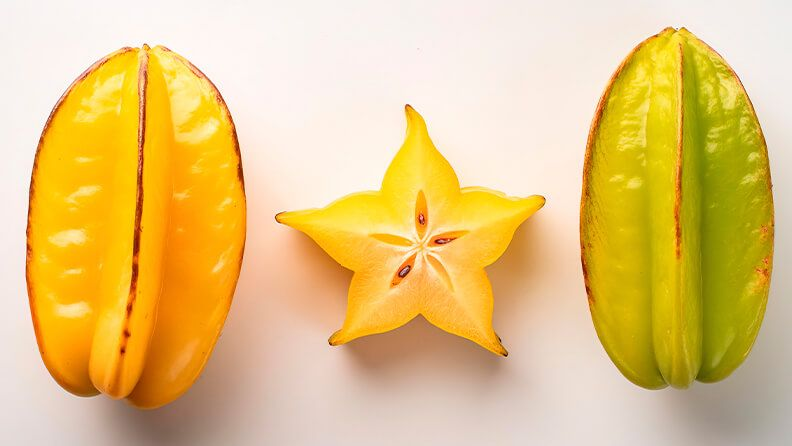
#> input picture frutas_verduras/web_carambola2_c5cf8b99bd.jpg, 792 x 446 px; its folder holds 5 pictures in this run
$ jupyter execute --allow-errors main.ipynb   (older library calls are emulated)
#> lines starting #> are read from the running program, lines starting #| are printed output that depends on the picture
[cell 1]
import pandas as pd
import numpy as np
from sklearn.svm import SVC
from sklearn.ensemble import RandomForestClassifier
from sklearn.model_selection import train_test_split
from sklearn.preprocessing import StandardScaler
from sklearn.metrics import accuracy_score, classification_report, confusion_matrix
import cv2
from pathlib import Path
import os
from glob import glob
import seaborn as sns
import matplotlib.pyplot as plt
import warnings
warnings.filterwarnings('ignore')

[cell 2]
# Define the dataset path
dataset_path = Path('./fruits-360')
train_path = dataset_path / 'Training'
test_path = dataset_path / 'Test'

# Define which classes are vegetables (to create binary classification)
vegetables = vegetables = verduras = [
    'turnip',
    'raddish',
    'bell pepper',
    'capsicum',
    'Eggplant long 1',
    'Carrot 1',
    'Cabbage white 1',
    'onion',
    'cauliflower',
    'potato',
    'jalepeno',
    'sweetcorn',
    'Zucchini 1',
    'cucumber',
    'Tomato Heart 1',
    'paprika',
    'Onion Red 1',
    'Potato Red 1',
    'Onion White 1',
    'Cauliflower 1',
    'Potato White 1',
    'cabbage',
    'beetroot',
    'Kohlrabi 1',
    'eggplant',
    'Onion Red Peeled 1',
    'Potato Red Washed 1',
    'corn',
    'garlic',
    'carrot',
    'Pepper Green 1',
    'Cucumber Ripe 1',
    'Pepper Orange 1',
    'spinach',
    'lettuce'
]


print(f"Training path exists: {train_path.exists()}")
print(f"Test path exists: {test_path.exists()}")

[cell 3]
def extract_features(image_path):
#> called with image_path = 'web_carambola2_c5cf8b99bd.jpg'
    img = cv2.imread(str(image_path))
#> img is the input picture: shape (446, 792, 3); mean B, G, R 124.9, 196.5, 229
    if img is None:
        return None

    img = cv2.resize(img, (100, 100))
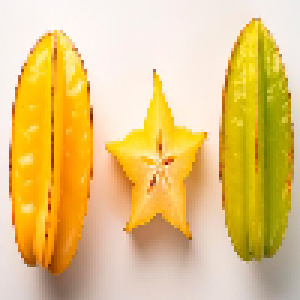
#> img: shape (100, 100, 3) (shown 3 times larger); mean B, G, R 124.6, 196.2, 228.8
    img_rgb = cv2.cvtColor(img, cv2.COLOR_BGR2RGB)

    img_hsv = cv2.cvtColor(img, cv2.COLOR_BGR2HSV)
#> img_hsv: shape (100, 100, 3); mean H, S, V 16.8, 119.5, 228.9
    img_gray = cv2.cvtColor(img, cv2.COLOR_BGR2GRAY)
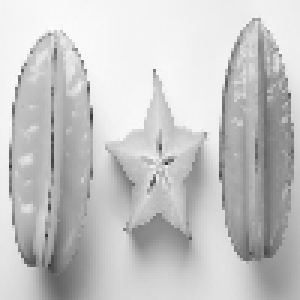
#> img_gray: shape (100, 100) (shown 3 times larger); min 57, max 253, mean 197.8

    features = []

    for i in range(3):
        features.append(np.mean(img_rgb[:, :, i]))
        features.append(np.std(img_rgb[:, :, i]))
        features.append(np.mean(img_rgb[:, :, i]**3) ** (1/3))
#> after the loop, features = [228.8, 32.11, 5.27, 196.2, 40.27, 4.76, 124.6, 96.97, 4.52]

    for i in range(3):
        features.append(np.mean(img_hsv[:, :, i]))
        features.append(np.std(img_hsv[:, :, i]))
#> after the loop, features = [228.8, 32.11, 5.27, 196.2, 40.27, 4.76, 124.6, 96.97, 4.52, 16.77, 11.19, 119.5, 102.2, 228.9, 31.98]

    for i in range(3):
        hist = cv2.calcHist([img_rgb], [i], None, [8], [0, 256])
        features.extend(hist.flatten())
#> this loop made 3 passes
#> hist on passes 1 to 3: [0, 0, 3, 61, 424, 1043, 1513, 6956], [2, 27, 107, 463, 1341, 2310, 2554, 3196], [3177, 533, 539, 445, 670, 744, 1149, 2743]
#> after the loop, features = 39 values, max 6956 at index 22, min 0 at index 15, mean 801.1

    grad_x = cv2.Sobel(img_gray, cv2.CV_64F, 1, 0, ksize=3)
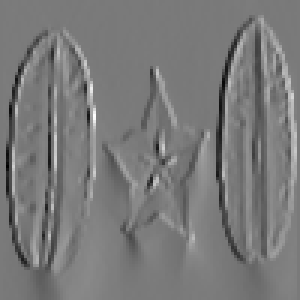
#> grad_x: shape (100, 100) float64 (shown 3 times larger); min -603, max 652, mean -2.4; drawn with min black and max white
    grad_y = cv2.Sobel(img_gray, cv2.CV_64F, 0, 1, ksize=3)
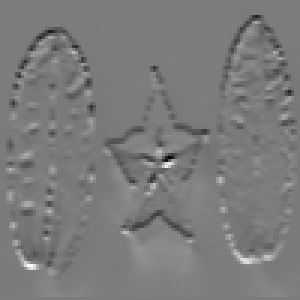
#> grad_y: shape (100, 100) float64 (shown 3 times larger); min -427, max 447, mean -3.9; drawn with min black and max white

    gradient_magnitude = np.sqrt(grad_x**2 + grad_y**2)
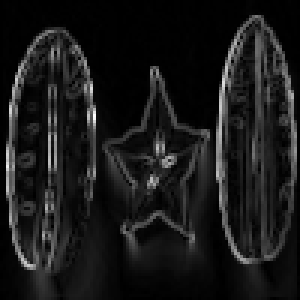
#> gradient_magnitude: shape (100, 100) float64 (shown 3 times larger); min 0, max 653.2, mean 65.3; drawn with min black and max white
    features.append(np.mean(gradient_magnitude))
    features.append(np.std(gradient_magnitude))

    laplacian_var = cv2.Laplacian(img_gray, cv2.CV_64F).var()
#> laplacian_var = 1748.2
    features.append(laplacian_var)

    h, w = img.shape[:2]
#> h = 100; w = 100
    features.append(h / w)

    features.append(h * w)

    edges = cv2.Canny(img_gray, 50, 150)
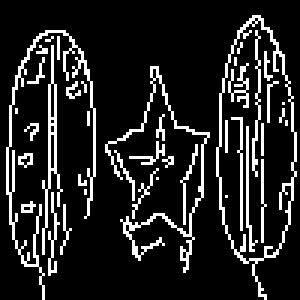
#> edges: shape (100, 100) (shown 3 times larger); 13.9% white in thin lines or dots
    edge_pixels = np.sum(edges > 0)
#> edge_pixels = 1394
    features.append(edge_pixels)
    features.append(edge_pixels / (h * w))

    features.append(np.mean(img_gray))
    features.append(np.std(img_gray))

    median_val = np.median(img_gray)
#> median_val = 200
    features.append(np.sum(img_gray > median_val) / (h * w))

    return np.array(features)

[cell 4]
def is_vegetable(class_name, vegetables_list):
    return any(veg.lower() in class_name.lower() for veg in vegetables_list)

def load_data(data_path, vegetables_list, max_per_class=200):
    """
    Load images from the dataset and extract features.
    max_per_class limits the number of images per class for faster processing.
    """
    features_list = []
    labels_list = []

    class_dirs = sorted([d for d in os.listdir(data_path) if os.path.isdir(os.path.join(data_path, d))])

    print(f"Processing {len(class_dirs)} classes...")

    for class_name in class_dirs:
        class_path = data_path / class_name
        image_files = list(class_path.glob('*.jpg'))

        image_files = image_files[:max_per_class]

        label = 1 if is_vegetable(class_name, vegetables_list) else 0

        print(f"Processing {class_name} ({len(image_files)} images) - Label: {'Vegetable' if label == 1 else 'Fruit'}")

        for img_path in image_files:
            features = extract_features(img_path)
            if features is not None:
                features_list.append(features)
                labels_list.append(label)

    return np.array(features_list), np.array(labels_list)

print("Loading training data...")
#> (the rest of this cell did not finish here and is left out)

[cell 5]
print("\nLoading test data...")
#> (the rest of this cell did not finish here and is left out)

[cell 6]
print("\nScaling features...")
scaler = StandardScaler()
#> (the rest of this cell did not finish here and is left out)

[cell 7]
print("Training SVM...")
svm_model = SVC(kernel='rbf', C=1.0, gamma='scale', random_state=42, probability=True, class_weight='balanced')
#> (the rest of this cell did not finish here and is left out)

[cell 8]
print("\n\nTraining Random Forest...")
rf_model = RandomForestClassifier(n_estimators=100, max_depth=20, random_state=42, n_jobs=-1, class_weight='balanced')
#> (the rest of this cell did not finish here and is left out)

#> (a cell that did not finish here is left out)

[cell 10]
fig, axes = plt.subplots(1, 2, figsize=(14, 5))

#> (the rest of this cell did not finish here and is left out)

## Predict on Your Own Image

Upload or provide the path to your own image and use the function below to predict if it's a fruit or vegetable.

[cell 11]
def detailed_prediction(image_path):
    if not Path(image_path).exists():
        print(f"Error: Image not found at {image_path}")
        return

    features = extract_features(image_path)
#> features = 49 values, max 10000 at index 43, min 0 at index 15, mean 913.8
    if features is None:
        print("Error: Could not extract features from image")
        return

    features_scaled = scaler.transform(features.reshape(1, -1))

    svm_pred = svm_model.predict(features_scaled)[0]
    svm_proba = svm_model.predict_proba(features_scaled)[0]

    rf_pred = rf_model.predict(features_scaled)[0]
    rf_proba = rf_model.predict_proba(features_scaled)[0]

    img = cv2.imread(str(image_path))
    img_rgb = cv2.cvtColor(img, cv2.COLOR_BGR2RGB)

    fig, axes = plt.subplots(1, 2, figsize=(14, 6))

    axes[0].imshow(img_rgb)
    axes[0].axis('off')
    axes[0].set_title('Your Image', fontsize=16, fontweight='bold')

    axes[1].axis('off')

    svm_label = "VEGETABLE" if svm_pred == 1 else "FRUIT"
    svm_conf = f"{svm_proba[svm_pred]*100:.1f}%" if svm_proba is not None else "N/A"

    rf_label = "VEGETABLE" if rf_pred == 1 else "FRUIT"
    rf_conf = f"{rf_proba[rf_pred]*100:.1f}%"

    result_text = f"""
    PREDICTION RESULTS
    {'='*40}

    SVM Model:
    ➤ {svm_label}
    ➤ Confidence: {svm_conf}

    Random Forest Model:
    ➤ {rf_label}
    ➤ Confidence: {rf_conf}

    {'='*40}
    """

    axes[1].text(0.1, 0.5, result_text, fontsize=14, family='monospace',
                 verticalalignment='center')

    plt.tight_layout()
    plt.show()

    print(f"\nDetailed Results:")
    print(f"Image: {Path(image_path).name}")
    print(f"\nSVM: {svm_label} (Confidence: {svm_conf})")
    print(f"Random Forest: {rf_label} (Confidence: {rf_conf})")

    return {
        'svm': {'prediction': svm_pred, 'probability': svm_proba, 'label': svm_label},
        'rf': {'prediction': rf_pred, 'probability': rf_proba, 'label': rf_label}
    }

print("Detailed prediction function ready!")
print("\nUsage:")
print("result = detailed_prediction('/path/to/your/image.jpg')")
